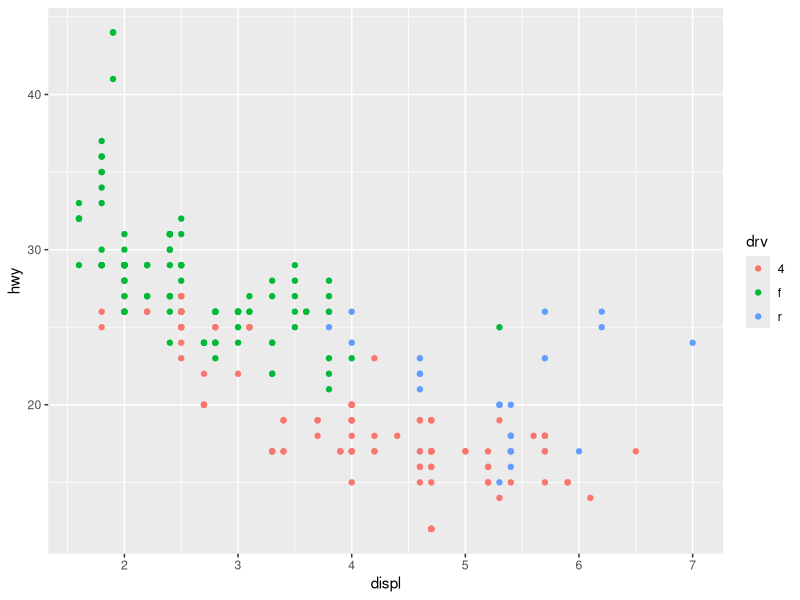
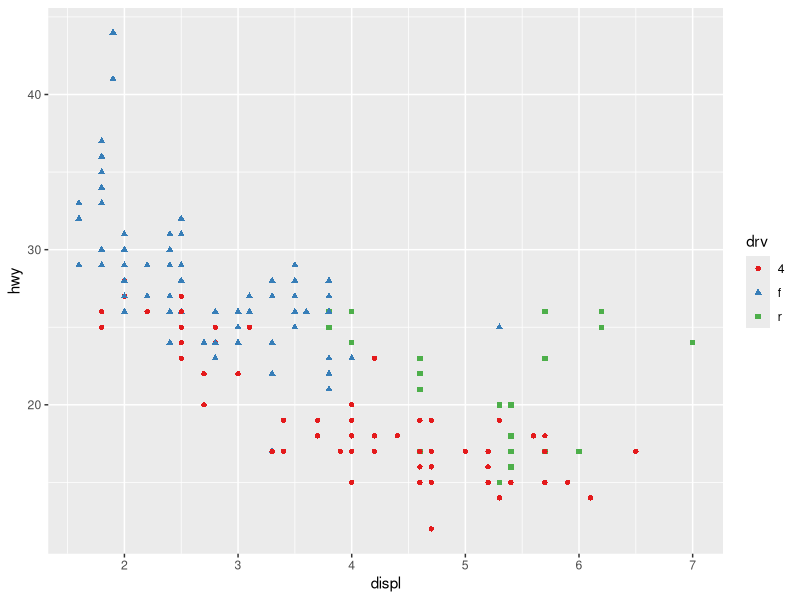

R code for these plots, in order:
## ---- chunk 1
#| label: setup
#| include: false

knitr::opts_chunk$set(
    comment = "#>",
    fig.align = "center",
    fig.show = "hold",
    fig.path = "figs/",
    fig.width = 6,
    fig.asp = 0.618,
    fig.retina = 3,
    out.width = "70%"
)

library(tidyverse)
library(here)
## ---- chunk 2
#| out-width: "50%"
#| fig-align: "default"
#| layout-ncol: 2
ggplot(mpg, aes(displ, hwy)) +
  geom_point(aes(color = drv))

ggplot(mpg, aes(displ, hwy)) +
  geom_point(aes(color = drv, shape = drv)) +
  scale_color_brewer(palette = "Set1")
